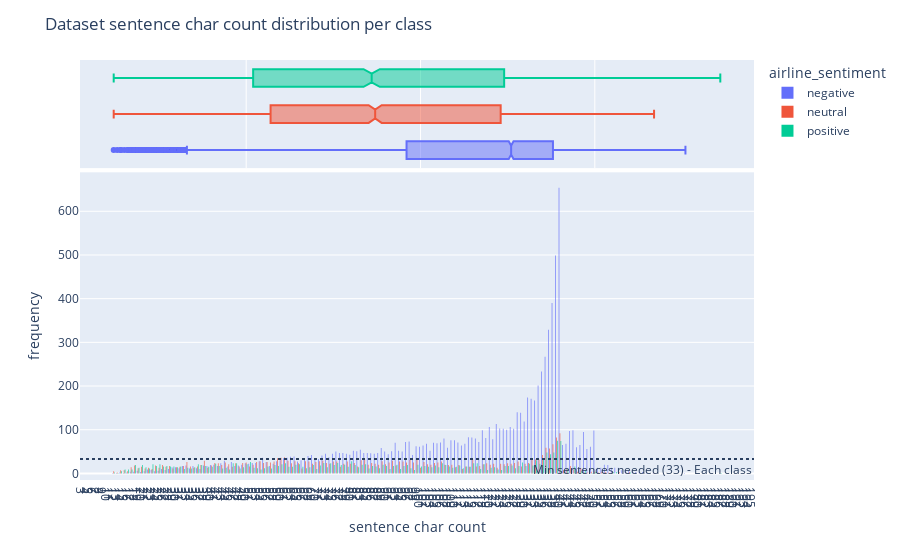
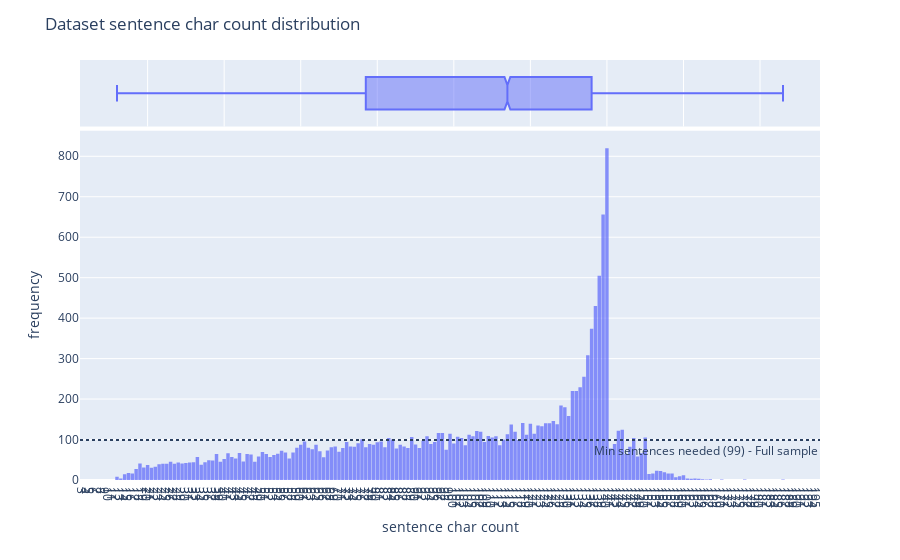

Notebook code for these charts, in order:
### Markdown cell above
## Plot histogram for Char Count

### Code cell
import plotly.express as px
import pandas as pd

tweets = pd.read_csv('Tweets_dataset.csv')
tweets['char_count'] = tweets.text.apply(lambda t: len(t))

tweets_sentiments_count = tweets.loc[ : , ['airline_sentiment', 'char_count']] \
                                .sort_values(by='airline_sentiment')
max_char_count = int(tweets_sentiments_count.char_count.max())

## grouped histogram
fig = px.histogram(tweets_sentiments_count, 
                   x='char_count',
                   opacity=0.75,
                   nbins=max_char_count,
                   marginal="box",
                   color='airline_sentiment', histfunc="count")
fig.update_layout(xaxis = dict(tickmode = 'linear', tick0 = 0, dtick = 1),
                  barmode='group', # ['stack', 'group', 'overlay', 'relative']
                  title='Dataset sentence char count distribution per class',
                  bargap=0.2, # gap between bars of adjacent location coordinates
                  bargroupgap=0.1, # gap between bars of the same location coordinates
                  xaxis_title="sentence char count", yaxis_title="frequency")
fig.add_hline(y=33, line_dash="dot",
              annotation_text="Min sentences needed (33) - Each class", 
              annotation_position="bottom right",
              row=1)
fig.show()

## ungrouped histogram
fig = px.histogram(tweets_sentiments_count, 
                   x='char_count',
                   opacity=0.75,
                   nbins=max_char_count,
                   marginal="box",
                   histfunc="count")
fig.add_hline(y=99, line_dash="dot",
              annotation_text="Min sentences needed (99) - Full sample", 
              annotation_position="bottom right",
              row=1)
fig.update_layout(xaxis = dict(tickmode = 'linear', tick0 = 0, dtick = 1),
                  barmode='group', # ['stack', 'group', 'overlay', 'relative']
                  title='Dataset sentence char count distribution',
                  bargap=0.1, # gap between bars of adjacent location coordinates
                  bargroupgap=0, # gap between bars of the same location coordinates
                  xaxis_title="sentence char count", yaxis_title="frequency")

fig.show()

### Figure 1 — Plotly figure (JSON) as saved in the notebook; plotly's stock layout.template omitted (floating-point values rounded to 4 significant figures; data arrays with more than 128 entries replaced by an {"elided": "..."} marker saying what was removed)
{"data": [{"alignmentgroup": "True", "bingroup": "x", "histfunc": "count", "hovertemplate": "airline_sentiment=negative<br>char_count=%{x}<br>count=%{y}<extra></extra>", "legendgroup": "negative", "marker": {"color": "#636efa", "opacity": 0.75, "pattern": {"shape": ""}}, "name": "negative", "nbinsx": 186, "offsetgroup": "negative", "orientation": "v", "showlegend": true, "type": "histogram", "x": {"elided": "9178 int values"}, "xaxis": "x", "yaxis": "y"}, {"alignmentgroup": "True", "hovertemplate": "airline_sentiment=negative<br>char_count=%{x}<extra></extra>", "legendgroup": "negative", "marker": {"color": "#636efa"}, "name": "negative", "notched": true, "offsetgroup": "negative", "showlegend": false, "type": "box", "x": {"elided": "9178 int values"}, "xaxis": "x2", "yaxis": "y2"}, {"alignmentgroup": "True", "bingroup": "x", "histfunc": "count", "hovertemplate": "airline_sentiment=neutral<br>char_count=%{x}<br>count=%{y}<extra></extra>", "legendgroup": "neutral", "marker": {"color": "#EF553B", "opacity": 0.75, "pattern": {"shape": ""}}, "name": "neutral", "nbinsx": 186, "offsetgroup": "neutral", "orientation": "v", "showlegend": true, "type": "histogram", "x": {"elided": "3099 int values"}, "xaxis": "x", "yaxis": "y"}, {"alignmentgroup": "True", "hovertemplate": "airline_sentiment=neutral<br>char_count=%{x}<extra></extra>", "legendgroup": "neutral", "marker": {"color": "#EF553B"}, "name": "neutral", "notched": true, "offsetgroup": "neutral", "showlegend": false, "type": "box", "x": {"elided": "3099 int values"}, "xaxis": "x2", "yaxis": "y2"}, {"alignmentgroup": "True", "bingroup": "x", "histfunc": "count", "hovertemplate": "airline_sentiment=positive<br>char_count=%{x}<br>count=%{y}<extra></extra>", "legendgroup": "positive", "marker": {"color": "#00cc96", "opacity": 0.75, "pattern": {"shape": ""}}, "name": "positive", "nbinsx": 186, "offsetgroup": "positive", "orientation": "v", "showlegend": true, "type": "histogram", "x": {"elided": "2363 int values"}, "xaxis": "x", "yaxis": "y"}, {"alignmentgroup": "True", "hovertemplate": "airline_sentiment=positive<br>char_count=%{x}<extra></extra>", "legendgroup": "positive", "marker": {"color": "#00cc96"}, "name": "positive", "notched": true, "offsetgroup": "positive", "showlegend": false, "type": "box", "x": {"elided": "2363 int values"}, "xaxis": "x2", "yaxis": "y2"}], "layout": {"annotations": [{"showarrow": false, "text": "Min sentences needed (33) - Each class", "x": 1, "xanchor": "right", "xref": "x domain", "y": 33, "yanchor": "top", "yref": "y"}], "bargap": 0.2, "bargroupgap": 0.1, "barmode": "group", "legend": {"title": {"text": "airline_sentiment"}, "tracegroupgap": 0}, "margin": {"t": 60}, "shapes": [{"line": {"dash": "dot"}, "type": "line", "x0": 0, "x1": 1, "xref": "x domain", "y0": 33, "y1": 33, "yref": "y"}], "title": {"text": "Dataset sentence char count distribution per class"}, "xaxis": {"anchor": "y", "domain": [0, 1], "dtick": 1, "tick0": 0, "tickmode": "linear", "title": {"text": "sentence char count"}}, "xaxis2": {"anchor": "y2", "domain": [0, 1], "matches": "x", "showgrid": true, "showticklabels": false}, "yaxis": {"anchor": "x", "domain": [0, 0.7326], "title": {"text": "frequency"}}, "yaxis2": {"anchor": "x2", "domain": [0.7426, 1], "matches": "y2", "showgrid": false, "showline": false, "showticklabels": false, "ticks": ""}}}

### Figure 2 — Plotly figure (JSON) as saved in the notebook; plotly's stock layout.template omitted (floating-point values rounded to 4 significant figures; data arrays with more than 128 entries replaced by an {"elided": "..."} marker saying what was removed)
{"data": [{"alignmentgroup": "True", "bingroup": "x", "histfunc": "count", "hovertemplate": "char_count=%{x}<br>count=%{y}<extra></extra>", "legendgroup": "", "marker": {"color": "#636efa", "opacity": 0.75, "pattern": {"shape": ""}}, "name": "", "nbinsx": 186, "offsetgroup": "", "orientation": "v", "showlegend": false, "type": "histogram", "x": {"elided": "14640 int values"}, "xaxis": "x", "yaxis": "y"}, {"alignmentgroup": "True", "hovertemplate": "char_count=%{x}<extra></extra>", "legendgroup": "", "marker": {"color": "#636efa"}, "name": "", "notched": true, "offsetgroup": "", "showlegend": false, "type": "box", "x": {"elided": "14640 int values"}, "xaxis": "x2", "yaxis": "y2"}], "layout": {"annotations": [{"showarrow": false, "text": "Min sentences needed (99) - Full sample", "x": 1, "xanchor": "right", "xref": "x domain", "y": 99, "yanchor": "top", "yref": "y"}], "bargap": 0.1, "bargroupgap": 0, "barmode": "group", "legend": {"tracegroupgap": 0}, "margin": {"t": 60}, "shapes": [{"line": {"dash": "dot"}, "type": "line", "x0": 0, "x1": 1, "xref": "x domain", "y0": 99, "y1": 99, "yref": "y"}], "title": {"text": "Dataset sentence char count distribution"}, "xaxis": {"anchor": "y", "domain": [0, 1], "dtick": 1, "tick0": 0, "tickmode": "linear", "title": {"text": "sentence char count"}}, "xaxis2": {"anchor": "y2", "domain": [0, 1], "matches": "x", "showgrid": true, "showticklabels": false}, "yaxis": {"anchor": "x", "domain": [0, 0.8316], "title": {"text": "frequency"}}, "yaxis2": {"anchor": "x2", "domain": [0.8416, 1], "matches": "y2", "showgrid": false, "showline": false, "showticklabels": false, "ticks": ""}}}
